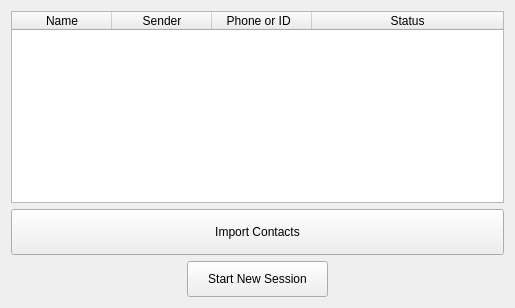
          <widget class="QWidget" name="report">
           <attribute name="icon">
            <iconset resource="../Whatsapp-bulk-sender/images.qrc">
             <normaloff>:/black-icons/Data/imgs/black icons/icons8-combo-chart-500.png</normaloff>:/black-icons/Data/imgs/black icons/icons8-combo-chart-500.png</iconset>
           </attribute>
           <attribute name="title">
            <string>Report</string>
           </attribute>
           <layout class="QVBoxLayout" name="verticalLayout_2">
            <item>
             <widget class="QTableWidget" name="tableWidget">
              <property name="minimumSize">
               <size>
                <width>493</width>
                <height>0</height>
               </size>
              </property>
              <property name="maximumSize">
               <size>
                <width>493</width>
                <height>16777215</height>
               </size>
              </property>
              <attribute name="horizontalHeaderStretchLastSection">
               <bool>true</bool>
              </attribute>
              <column>
               <property name="text">
                <string>Name</string>
               </property>
               <property name="icon">
                <iconset resource="../Whatsapp-bulk-sender/images.qrc">
                 <normaloff>:/black-icons/Data/imgs/black icons/icons8-contacts-500.png</normaloff>:/black-icons/Data/imgs/black icons/icons8-contacts-500.png</iconset>
               </property>
              </column>
              <column>
               <property name="text">
                <string>Sender</string>
               </property>
               <property name="icon">
                <iconset resource="../Whatsapp-bulk-sender/images.qrc">
                 <normaloff>:/black-icons/Data/imgs/black icons/icons8-circled-right-500.png</normaloff>:/black-icons/Data/imgs/black icons/icons8-circled-right-500.png</iconset>
               </property>
              </column>
              <column>
               <property name="text">
                <string>Phone or ID  </string>
               </property>
               <property name="icon">
                <iconset resource="../Whatsapp-bulk-sender/images.qrc">
                 <normaloff>:/black-icons/Data/imgs/black icons/icons8-call-500.png</normaloff>:/black-icons/Data/imgs/black icons/icons8-call-500.png</iconset>
               </property>
              </column>
              <column>
               <property name="text">
                <string>Status</string>
               </property>
               <property name="icon">
                <iconset resource="../Whatsapp-bulk-sender/images.qrc">
                 <normaloff>:/black-icons/Data/imgs/black icons/icons8-info-500.png</normaloff>:/black-icons/Data/imgs/black icons/icons8-info-500.png</iconset>
               </property>
              </column>
             </widget>
            </item>
            <item>
             <widget class="QPushButton" name="sheet_btn">
              <property name="styleSheet">
               <string notr="true">padding:15px 0</string>
              </property>
              <property name="text">
               <string>Import Contacts</string>
              </property>
              <property name="icon">
               <iconset resource="../Whatsapp-bulk-sender/images.qrc">
                <normaloff>:/black-icons/Data/imgs/black icons/icons8-hospital-500.png</normaloff>:/black-icons/Data/imgs/black icons/icons8-hospital-500.png</iconset>
              </property>
              <property name="iconSize">
               <size>
                <width>20</width>
                <height>20</height>
               </size>
              </property>
             </widget>
            </item>
            <item alignment="Qt::AlignHCenter">
             <widget class="QPushButton" name="newSession_btn">
              <property name="sizePolicy">
               <sizepolicy hsizetype="Fixed" vsizetype="Fixed">
                <horstretch>0</horstretch>
                <verstretch>0</verstretch>
               </sizepolicy>
              </property>
              <property name="styleSheet">
               <string notr="true">padding:10px 20px</string>
              </property>
              <property name="text">
               <string>Start New Session</string>
              </property>
              <property name="icon">
               <iconset resource="../Whatsapp-bulk-sender/images.qrc">
                <normaloff>:/black-icons/Data/imgs/black icons/icons8-trash-can-500.png</normaloff>:/black-icons/Data/imgs/black icons/icons8-trash-can-500.png</iconset>
              </property>
             </widget>
            </item>
           </layout>
          </widget>
